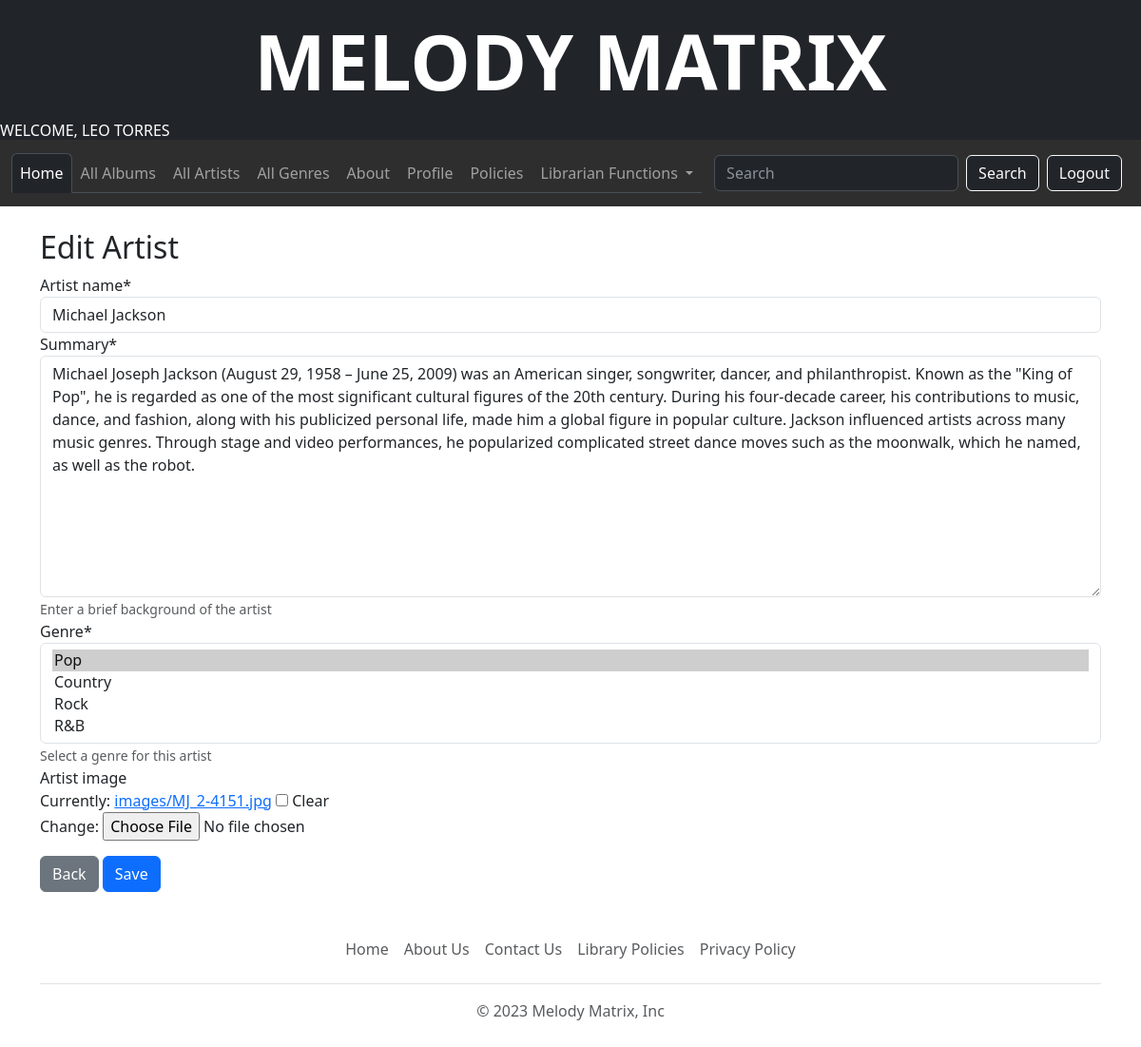
/artist/12/update/ (signed in), run on the app's committed database.
### MelodyMatrix/models.py (models this page shows, shortened)
class Artist(models.Model):
    artist_name = models.CharField(max_length=100)
    date_of_birth = models.DateField(null=True, blank=True)
    date_of_death = models.DateField('Died', null=True, blank=True)
    genre = models.ManyToManyField(Genre, help_text='Select a genre for this artist')
    summary = models.TextField(max_length=2000, help_text='Enter a brief background of the artist', null=True)
    artist_image = models.ImageField(upload_to='images/', null=True, blank=True)
    class Meta:
        ordering = ['artist_name']

### MelodyMatrix/views.py (the view, shortened to what this page needs)
# urls.py: path('artist/<int:pk>/update/', views.ArtistUpdate.as_view(), name='artist_update'),
class ArtistUpdate(UpdateView):
    model = Artist
    fields = ['artist_name', 'summary', 'genre', 'artist_image']

### MelodyMatrix/models.py (called while the page is built)
    def __str__(self):
        return self.name

### MelodyMatrix/templates/MelodyMatrix/artist_form.html (shortened to what this page needs)
{% extends "MelodyMatrix/base.html" %}
{% load crispy_forms_tags %}
{% load crispy_forms_filters %}
{% block content %}
    {% if perms.MelodyMatrix.create_artist or perms.MelodyMatrix.edit_artist %}
        <h2>Edit Artist</h2>
        <form action="" method="POST" enctype="multipart/form-data">
            {{ form|crispy }}
            <button class="btn btn-secondary" onclick="goBack()">Back</button>
            <input type="submit" class="btn btn-primary" value="Save">
        </form>
    {% else %}
        <div class="alert alert-danger">
            You do not have permission to access this feature
        </div>
    {% endif %}
{% endblock %}

### MelodyMatrix/templates/MelodyMatrix/base.html (shortened to what this page needs)
{% load static %}
<!DOCTYPE html>
<html lang="en">
<head>
    <link href="https://cdn.jsdelivr.net/npm/bootstrap@5.3.0-alpha1/dist/css/bootstrap.min.css" rel="stylesheet"
>
</head>
<body>
<h1 class="display-1 text-center text-uppercase fw-bold text-bg-dark p-3" style="margin-bottom: 0;">
    <a href="{% url 'index' %}" style="text-decoration: none; color: inherit;">Melody Matrix</a>
</h1>
<h6 class="text-right text-uppercase p-0 text-bg-dark" style="margin-bottom: 0;" >
    {% if user.is_authenticated %}
        Welcome, {{ user.first_name }} {{ user.last_name }}
    {% endif %}
</h6>
<nav class="navbar navbar-expand-lg" data-bs-theme="dark" style="background-color: #2F2E2E;margin-bottom: 0;">
    <div class="container-fluid">
        <div class="collapse navbar-collapse" id="navbarSupportedContent">
            <ul class="navbar-nav me-auto nav-tabs mb-2 mb-lg-0">
                <li class="nav-item">
                    <a class="nav-link active" href="{% url 'index' %}">Home</a>
                </li>
                <li class="nav-item">
                    <a class="nav-link" href="{% url 'album_list' %}">All Albums</a>
                </li>
                <li class="nav-item">
                    <a class="nav-link" href="{% url 'artist_list' %}">All Artists</a>
                </li>
                <li class="nav-item">
                    <a class="nav-link" href="{% url 'all_genres' %}">All Genres</a>
                </li>
                <li class="nav-item">
                    <a class="nav-link" href="#">About</a>
                </li>
                {% if user.is_authenticated %}
                    <li><a class="nav-link" href="{% url 'view_profile' %}">Profile</a></li>
                {% endif %}
                <li class="nav-item">
                    <a class="nav-link" href="#">Policies</a>
                </li>
                {% if user.is_authenticated %}
                    {% if user.is_superuser %}
                        <li class="nav-item dropdown">
                            <a class="nav-link dropdown-toggle" href="#" role="button" data-bs-toggle="dropdown"
                               aria-expanded="false">
                                Librarian Functions
                            </a>
                        </li>
                    {% endif %}
                {% endif %}
            </ul>
            <form class="d-flex" action="{% url 'search' %}" method="get">
                <input class="form-control me-2" type="search" placeholder="Search" aria-label="Search" name="query">
                <button class="btn btn-dark btn-outline-light" type="submit">Search</button>
            </form>
            <ul class="nav navbar-nav ml-auto">
                {% if user.is_authenticated %}
                    <li><a class="nav-link" href="{% url 'logout' %}">
                            <button class="btn btn-dark btn-outline-light" type="submit">Logout</button></a>
                    </li>
                {% endif %}
            </ul>
        </div>
    </div>
</nav>
<div class="container">
    <br/>
    {% block content %}
    {% endblock %}
</div>
<div class="container">
  <footer class="py-3 my-4">
    <ul class="nav justify-content-center border-bottom pb-3 mb-3">
      <li class="nav-item"><a class="nav-link px-2 text-body-secondary" href="{% url 'index' %}">Home</a></li>
      <li class="nav-item"><a href="#" class="nav-link px-2 text-body-secondary">About Us</a></li>
      <li class="nav-item"><a href="#" class="nav-link px-2 text-body-secondary">Contact Us</a></li>
      <li class="nav-item"><a href="#" class="nav-link px-2 text-body-secondary">Library Policies</a></li>
      <li class="nav-item"><a href="#" class="nav-link px-2 text-body-secondary">Privacy Policy</a></li>
    </ul>
    <p class="text-center text-body-secondary">&copy; 2023 Melody Matrix, Inc</p>
  </footer>
</div>
</body>
</html>

### data on the page
Artist: artist_name "Michael Jackson", summary "Michael Joseph Jackson (August 29, 1958 – June 25, 2009) was an American singer, songwriter, dancer, and philanthropist. Known as the \"King of Pop\", he is regarded as one of the most significant cultural figures of the 20th century. During his four-decade career, his contributions to music, dance, and fashion, along with his publicized personal life, made him a global figure in popular culture. Jackson influenced artists across many music genres. Through stage and video performances, he popularized complicated street dance moves such as the moonwalk, which he named, as well as the robot."

### other printed values
{{ user.first_name }} "LEO"
{{ user.last_name }} "TORRES"
